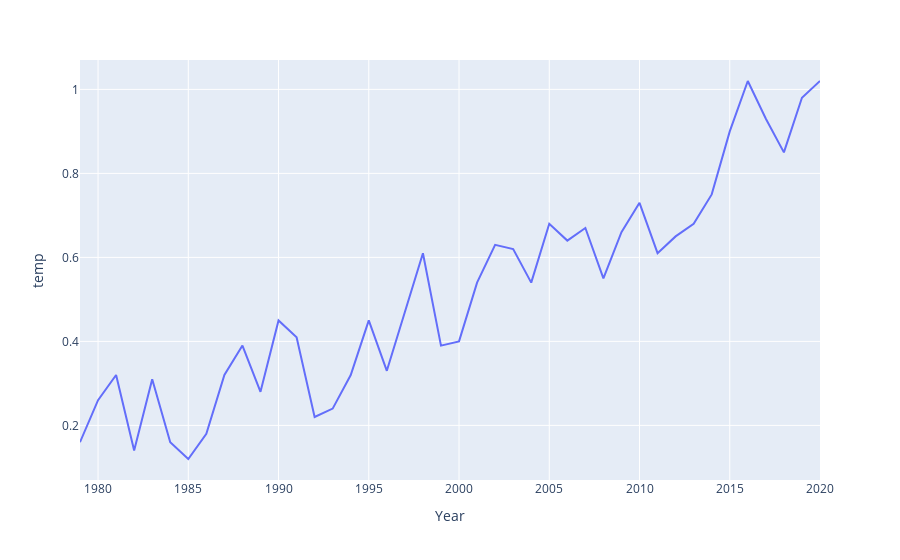

The code cell stored with this chart in its notebook:
### Code cell
px.line(data_frame=DF,x="Year",y="temp")

### Figure 1 — Plotly figure (JSON) as saved in the notebook; plotly's stock layout.template omitted (floating-point values rounded to 4 significant figures)
{"data": [{"hovertemplate": "Year=%{x}<br>temp=%{y}<extra></extra>", "legendgroup": "", "line": {"color": "#636efa", "dash": "solid"}, "mode": "lines", "name": "", "orientation": "v", "showlegend": false, "type": "scatter", "x": [1979, 1980, 1981, 1982, 1983, 1984, 1985, 1986, 1987, 1988, 1989, 1990, 1991, 1992, 1993, 1994, 1995, 1996, 1997, 1998, 1999, 2000, 2001, 2002, 2003, 2004, 2005, 2006, 2007, 2008, 2009, 2010, 2011, 2012, 2013, 2014, 2015, 2016, 2017, 2018, 2019, 2020], "xaxis": "x", "y": [0.16, 0.26, 0.32, 0.14, 0.31, 0.16, 0.12, 0.18, 0.32, 0.39, 0.28, 0.45, 0.41, 0.22, 0.24, 0.32, 0.45, 0.33, 0.47, 0.61, 0.39, 0.4, 0.54, 0.63, 0.62, 0.54, 0.68, 0.64, 0.67, 0.55, 0.66, 0.73, 0.61, 0.65, 0.68, 0.75, 0.9, 1.02, 0.93, 0.85, 0.98, 1.02], "yaxis": "y"}], "layout": {"legend": {"tracegroupgap": 0}, "margin": {"t": 60}, "xaxis": {"anchor": "y", "domain": [0, 1], "title": {"text": "Year"}}, "yaxis": {"anchor": "x", "domain": [0, 1], "title": {"text": "temp"}}}}
